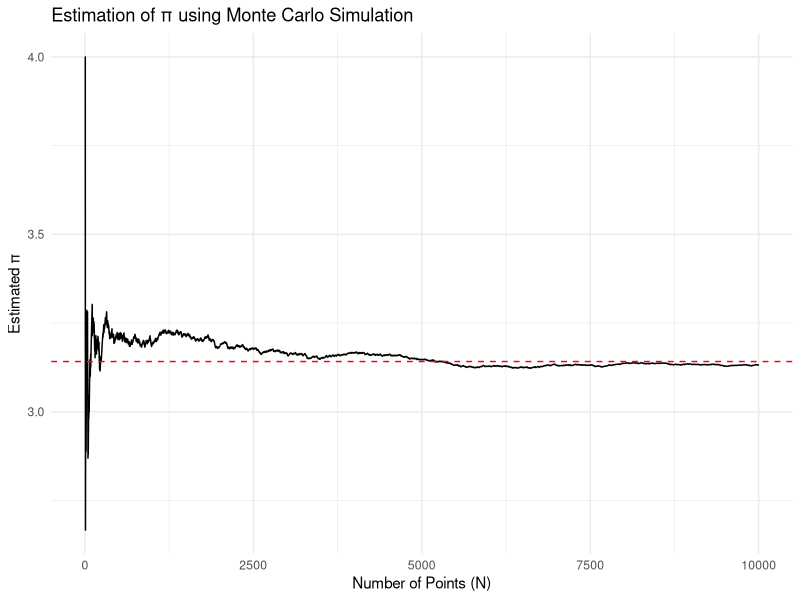
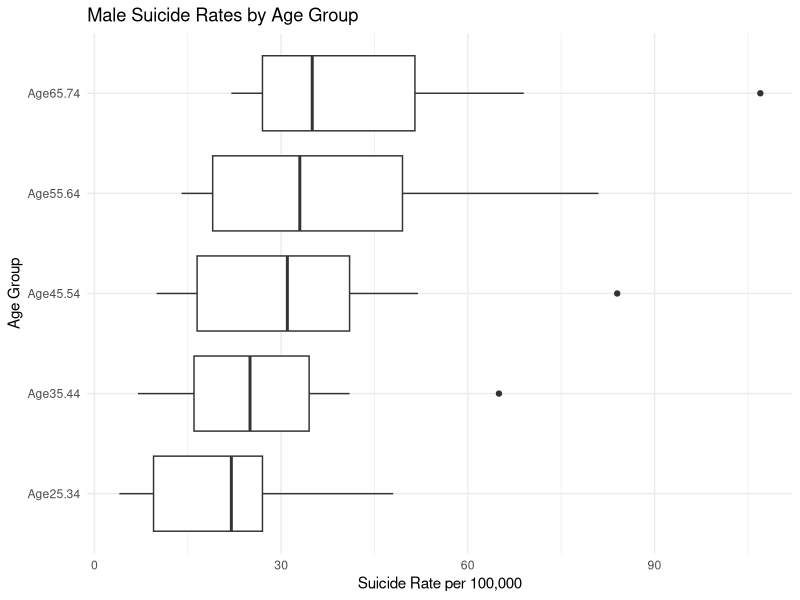

R code for these plots, in order:
## ---- chunk 1
library(tidyverse)
# install.packages("Ecdat")
#library(Ecdat)
## ---- chunk 2
A <- matrix(c(9, 4, 12, 2,
              5, 0, 7, 9,
              2, 6, 8, 0,
              9, 2, 9, 11),
            nrow = 4, byrow = TRUE)
b <- c(7, 18, 1, 0)
solution <- solve(A, b)
print(solution)
## ---- chunk 3
xVec <- sample(0:999, 250, replace=T)
yVec <- sample(0:999, 250, replace=T)
## ---- chunk 4
vec <- yVec[2:length(yVec)]-xVec[1:(length(xVec))-1]
print(vec)
## ---- chunk 5
vec_b <- yVec[yVec > 600]
print(vec_b)
## ---- chunk 6
which(yVec>600)
## ---- chunk 7
vec_d <- xVec[order(yVec)]
print(vec_d)
## ---- chunk 8
vec_e <- yVec[seq(1, length(yVec), by = 3)]
print(vec_e)
## ---- chunk 9
data(state)
state.x77 <- as_tibble(state.x77, rownames  = 'State')
## ---- chunk 10
a <- state.x77 |> filter(Income < 4300)
mean(pull(a, Income))
## ---- chunk 11
state.x77 |> arrange(Income) |> tail(1)
state.x77 |> summarise(max(Income))
## ---- chunk 12
state.x77<-state.x77 %>% 
  mutate(Size = ifelse(Population <= 4500, "S", "L"))
## ---- chunk 13
d_summary <- state.x77 %>% 
  group_by(Size) %>% 
  summarise(
    avg_income = mean(Income),
    avg_Illiteracy = mean(Illiteracy)
  )
d_summary
## ---- chunk 14
simulate_uniform_points <- function(n) {
  data.frame(
    X1 = runif(n, 0, 1),
    X2 = runif(n, 0, 1)
  )
}
simulate_uniform_points(100)
## ---- chunk 15
calculate_proportions <- function(data) {
  # Distance to nearest edge
  d_edge <- pmin(data$X1, 1 - data$X1, data$X2, 1 - data$X2)
  prop_edge <- mean(d_edge < 0.25)

  # Distance to nearest vertex
  d1 <- sqrt(data$X1^2 + data$X2^2)                    # to (0, 0)
  d2 <- sqrt(data$X1^2 + (1 - data$X2)^2)              # to (0, 1)
  d3 <- sqrt((1 - data$X1)^2 + data$X2^2)              # to (1, 0)
  d4 <- sqrt((1 - data$X1)^2 + (1 - data$X2)^2)        # to (1, 1)
  d_vertex <- pmin(d1, d2, d3, d4)
  prop_vertex <- mean(d_vertex < 0.25)

  # Return result as named vector
  c(proportion_edge = prop_edge,
    proportion_vertex = prop_vertex)
}
calculate_proportions(simulate_uniform_points(100))
## ---- chunk 16
n <- 10000

set.seed(1)
points <- tibble("x" = runif(n), "y" = runif(n))
## ---- chunk 17
points <- points |> 
    mutate(inside = map2_dbl(.x = x, .y = y, ~ifelse(.x**2 + .y**2 < 1, 1, 0))) |> 
    rowid_to_column("N")
## ---- chunk 18
library(tidyverse)


points_with_pi <- points %>%
  mutate(
    cum_inside = cumsum(inside),   
    pi_estimate = 4 * cum_inside / N  
  )
tail(points_with_pi)
## ---- chunk 19
ggplot(points_with_pi, aes(x = N, y = pi_estimate)) +
  geom_line() +                      
  geom_hline(yintercept = pi, color = "red", linetype = "dashed") +  
  labs(title = "Estimation of π using Monte Carlo Simulation",
       x = "Number of Points (N)",
       y = "Estimated π") +
  theme_minimal()
## ---- chunk 20
suicrates <- tibble(Country = c('Canada', 'Israel', 'Japan', 'Austria', 'France', 'Germany',
'Hungary', 'Italy', 'Netherlands', 'Poland', 'Spain', 'Sweden', 'Switzerland', 'UK', 'USA'), 
Age25.34 = c(22,  9, 22, 29, 16, 28, 48,  7,  8, 26,  4, 28, 22, 10, 20), 
Age35.44 = c(27, 19, 19, 40, 25, 35, 65,  8, 11, 29,  7, 41, 34, 13, 22), 
Age45.54 = c(31, 10, 21, 52, 36, 41, 84, 11, 18, 36, 10, 46, 41, 15, 28), 
Age55.64 = c(34, 14, 31, 53, 47, 49, 81, 18, 20, 32, 16, 51, 50, 17, 33), 
Age65.74 = c(24, 27, 49, 69, 56, 52, 107, 27, 28, 28, 22, 35, 51, 22, 37))
## ---- chunk 21
library(tidyverse)

# 转换为 long 格式
suicrates_long <- suicrates %>%
  pivot_longer(
    cols = starts_with("Age"),         
    names_to = "AgeGroup",             
    values_to = "Rate"                 
  )

head(suicrates_long)
## ---- chunk 22
ggplot(suicrates_long, aes(x = AgeGroup, y = Rate)) +
  geom_boxplot() +
  labs(title = "Male Suicide Rates by Age Group",
       x = "Age Group",
       y = "Suicide Rate per 100,000") +
  theme_minimal() +
  coord_flip() 
